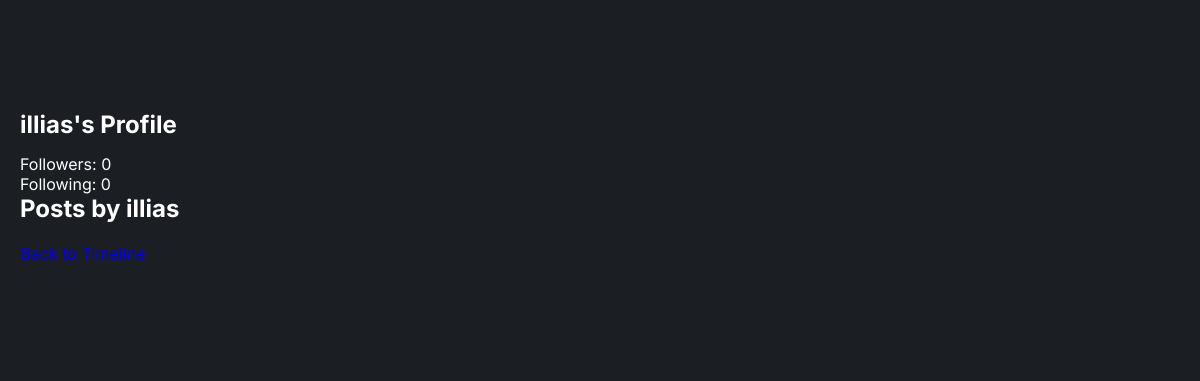
The page /profile/illias (signed in) on the database as committed earlier.
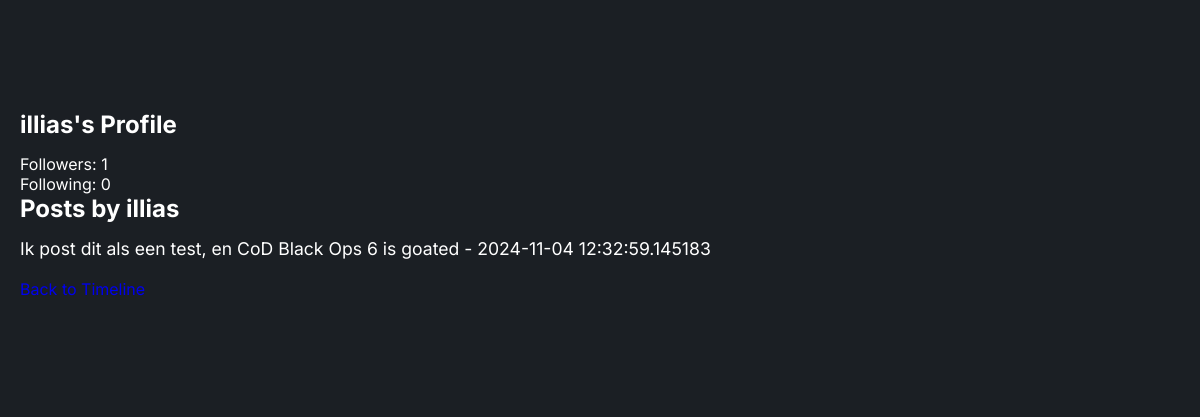
The same page on the database as committed later.
### app/models.py (models this page shows, shortened)
class Post(db.Model):
    id = db.Column(db.Integer, primary_key=True)
    username = db.Column(db.String(50), nullable=False)
    content = db.Column(db.String(280), nullable=False)
    timestamp = db.Column(db.DateTime, default=datetime.utcnow)
    like_count = db.Column(db.Integer, default=0)
    topics = db.Column(db.String(200))
    comments = db.relationship('Comment', backref='post', cascade="all, delete-orphan")

### app/routes.py (the view)
@main.route('/profile/<string:username>')
def view_profile(username):
    user = User.query.filter_by(username=username).first_or_404()
    user_posts = Post.query.filter_by(username=user.username).order_by(Post.timestamp.desc()).all()  # Fetch the user's posts
    return render_template('profile.html', user=user, posts=user_posts)

### app/__init__.py (called while the page is built)
def create_app():
    app = Flask(__name__)
    app.config['SECRET_KEY'] = 'your_secret_key'
    app.config['SQLALCHEMY_DATABASE_URI'] = 'sqlite:///site.db'
    db.init_app(app)
    migrate.init_app(app, db)
    bcrypt.init_app(app)
    login_manager.init_app(app)
    login_manager.login_view = 'main.login'
    login_manager.login_message_category = 'info'
    from .routes import main
    app.register_blueprint(main)
    from .models import User
    @login_manager.user_loader
    def load_user(user_id):
        return User.query.get(int(user_id))
    return app

### app/templates/profile.html (shortened to what this page needs)
<!DOCTYPE html>
<html lang="en">
  <head>
    <link rel="stylesheet" href="{{ url_for('static', filename='stylesheet.css') }}" />
    <link href="https://cdn.jsdelivr.net/npm/remixicon@4.3.0/fonts/remixicon.css" rel="stylesheet" />
  </head>
  <body>
    <section class="account-details">
        <h1>{{ user.username }}'s Profile</h1>
        <p>Followers: {{ user.followers.count() }}</p>
        <p>Following: {{ user.followed.count() }}</p>
        <h2>Posts by {{ user.username }}</h2>
        <ul>
            {% for post in posts %}
                <li>{{ post.content }} - {{ post.timestamp }}</li>
            {% endfor %}
        </ul>
      <a href="{{ url_for('main.home') }}">Back to Timeline</a>
    </section>
  </body>
</html>

Rows that differ between the two databases and show on the page:
added Post: content "Ik post dit als een test, en CoD Black Ops 6 is goated", timestamp "2024-11-04 12:32:59.145183"
Other text that changed with them:
{{ user.followers.count() }}: "0" → "1"
